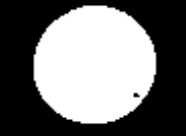
#> input picture img/circle1.png, 186 x 136 px
$ python task2.py
#> lines starting #> are read from the running program, lines starting #| are printed output that depends on the picture
import cv2

img1 = cv2.imread('img/circle1.png')
#> img1 is the input picture: shape (136, 186, 3); min 0, max 255, mean 114.7
img2 = cv2.imread('img/circle2.png')
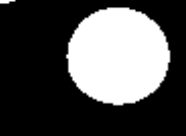
#> input picture img/circle2.png, 186 x 136 px
#> img2 is the input picture: shape (136, 186, 3); min 0, max 255, mean 79.5

img1 = cv2.cvtColor(img1, cv2.COLOR_BGR2RGB)
img2 = cv2.cvtColor(img2, cv2.COLOR_BGR2RGB)

op_and = cv2.bitwise_and(img1, img2)
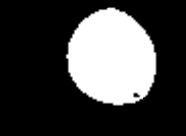
#> op_and: shape (136, 186, 3); min 0, max 255, mean 67
op_or = cv2.bitwise_or(img1, img2)
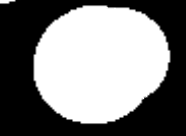
#> op_or: shape (136, 186, 3); min 0, max 255, mean 127.2
op_xor = cv2.bitwise_xor(img1, img2)
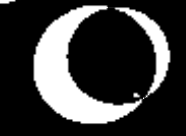
#> op_xor: shape (136, 186, 3); min 0, max 255, mean 60.1

with open('op_and.txt', 'w') as f:
    f.write(str(op_and))

with open('op_or.txt', 'w') as f:
    f.write(str(op_or))

with open('op_xor.txt', 'w') as f:
    f.write(str(op_xor))

cv2.imshow('Image 1', img1)
cv2.waitKey(0)
cv2.imshow('Image 2', img2)
cv2.waitKey(0)
cv2.imshow('AND', op_and)
cv2.waitKey(0)
cv2.imshow('OR', op_or)
cv2.waitKey(0)
cv2.imshow('XOR', op_xor)
cv2.waitKey(0)
